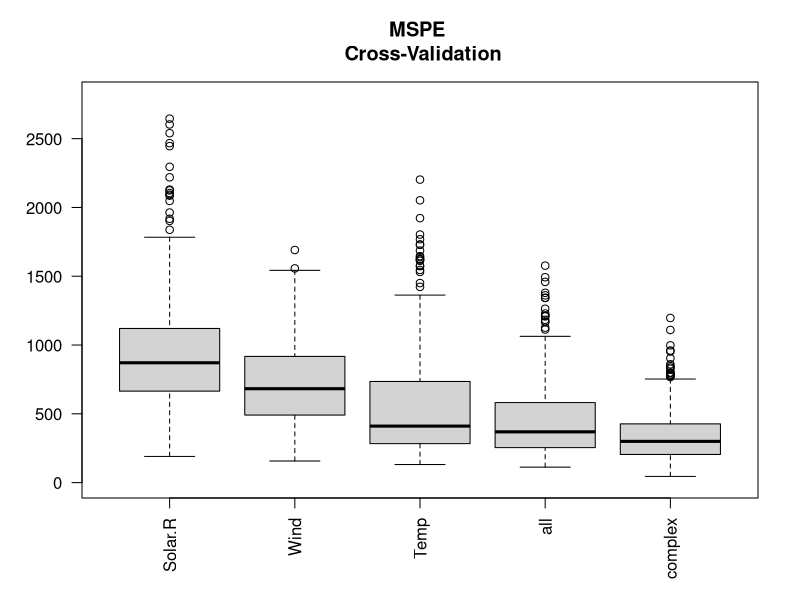
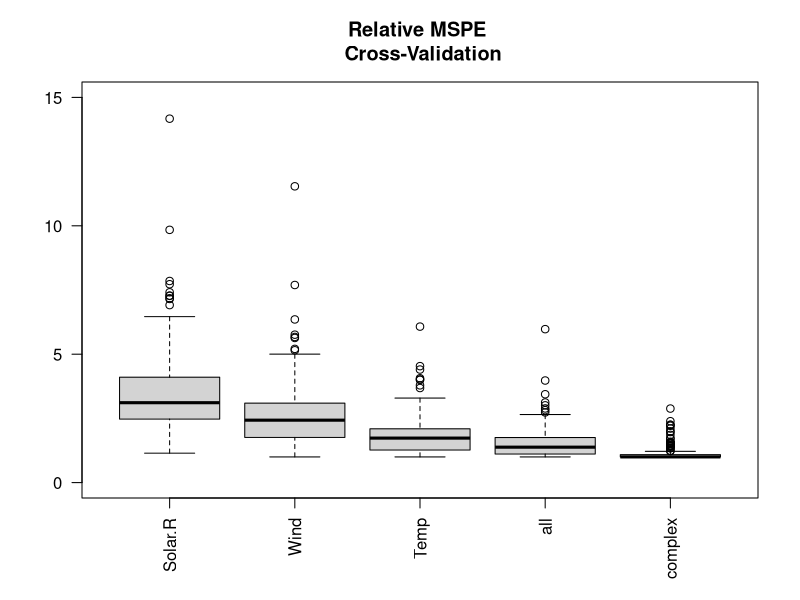
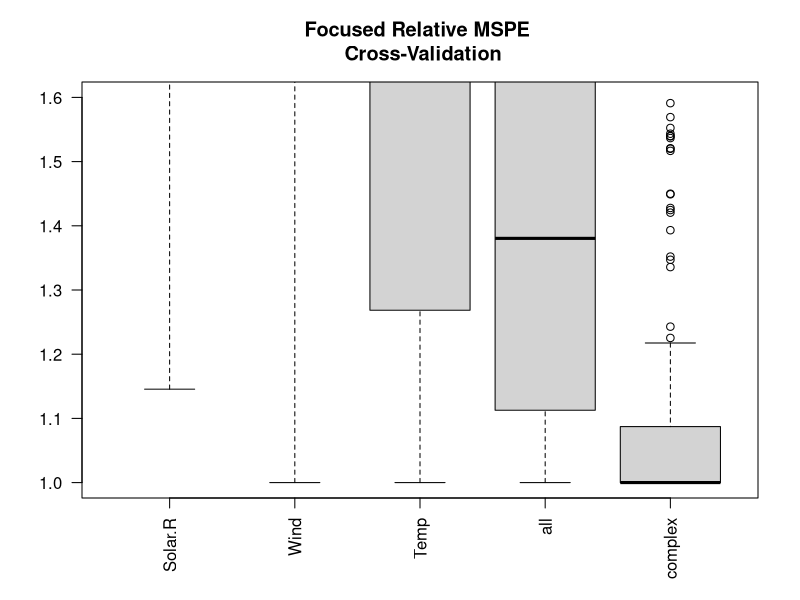

The R source for these figures, in order:
#  Crossvalidation to get prediction error.  The crossval() function in package bootstrap seems most direct
#  Data Splitting, CV, and Bootstrap measures of prediction error.  
#  Using Prostate data, will fit three linear regression models from before
#  Then will use single split, multiple splits, CV, and bootstrap to estimate error
#  Also will show how to use boxplots to compare models

help("airquality")
# clear var
rm(list=ls(all=TRUE))
# Clear plots
dev.off()  # But only if there IS a plot


AQ_original = airquality
head(AQ_original,5)
dim(AQ_original) # 153 x 6
#######1.deal with missing data: delete null ###
AQ = na.omit(airquality[,1:4])
dim(AQ) # 111 x 4
head(AQ)
########################################

#### 2. seed = 4099183, train/validation: 75/25
##### which obs are in the validation set

n = nrow(AQ) #store sample size for easy calculations later


###########################################

####### 3. fit each model to training and 
####### report MSPEs from the validation

sf1 = 0.75
set.seed(4099183) 

reorder = sample.int(n=n, size=n, replace=FALSE) ### Shuffled numbers from 1 to n
# reorder = sample.int(n=n)
reorder
set = ifelse(test=(reorder < sf1*n), yes=1, 
             no=2)
set
AQ[set==2,]
dim(AQ[set==1,])
dim(AQ[set==2,])

fit.Solar.R = lm(Ozone ~ Solar.R, data = AQ[set==1,])
fit.Wind = lm(Ozone ~ Wind, data = AQ[set==1,])
fit.Temp = lm(Ozone ~Temp, data = AQ[set==1,])
fit.all = lm(Ozone ~ ., data = AQ[set==1,])
fit.int = lm(formula= Ozone~Temp+Wind+Solar.R+I(Temp^2)+I(Wind^2)+I(Solar.R^2)
             +Temp*Wind+Temp*Solar.R+Wind*Solar.R, data = AQ[set==1,])

pred.Solar.R = predict(fit.Solar.R, newdata=AQ[set==2,])
pred.Wind = predict(fit.Wind, newdata=AQ[set==2,])
pred.Temp = predict(fit.Temp, newdata=AQ[set==2,])
pred.all = predict(fit.all, newdata=AQ[set==2,])
pred.int = predict(fit.int,newdata=AQ[set==2,])

(MSPE.Solar.R = mean((AQ[set==2,"Ozone"] - pred.Solar.R)^2))
(MSPE.Wind = mean((AQ[set==2,"Ozone"] - pred.Wind)^2))
(MSPE.Temp = mean((AQ[set==2,"Ozone"] - pred.Temp)^2))
(MSPE.all = mean((AQ[set==2,"Ozone"] - pred.all)^2))
(MSPE.int = mean((AQ[set==2,"Ozone"] - pred.int)^2))
MSPE.complex = MSPE.int

MSPE.Solar.R
MSPE.Wind
MSPE.Temp
MSPE.all
MSPE.complex

##########################################################################

##### 4. 10-fold CV to estimate MSPEs for 5 models
# Let's do 10-fold CV
V=10
# Abbreviating sample.int function arguments
folds = floor((sample.int(n)-1)*V/n) + 1 

MSPEs.cv = matrix(NA, nrow=V, ncol=5)
colnames(MSPEs.cv) = c("Solar.R", "Wind", "Temp","all","complex")

for(v in 1:V){
  fit.Solar.R = lm(Ozone ~ Solar.R, data = AQ[folds != v,])
  fit.Wind = lm(Ozone ~ Wind, data = AQ[folds != v,])
  fit.Temp = lm(Ozone ~Temp, data = AQ[folds != v,])
  fit.all = lm(Ozone ~ ., data = AQ[folds != v,])
  fit.int = lm(formula= Ozone~Temp+Wind+Solar.R+I(Temp^2)+I(Wind^2)+I(Solar.R^2)
               +Temp*Wind+Temp*Solar.R+Wind*Solar.R, data = AQ[folds != v,])
  
  pred.Solar.R = predict(fit.Solar.R, newdata=AQ[folds==v,])
  pred.Wind = predict(fit.Wind, newdata=AQ[folds==v,])
  pred.Temp = predict(fit.Temp, newdata=AQ[folds==v,])
  pred.all = predict(fit.all, newdata=AQ[folds==v,])
  pred.int = predict(fit.int,newdata=AQ[folds==v,])
  
  MSPEs.cv[v,1] = mean((AQ[folds==v,"Ozone"] - pred.Solar.R)^2)
  MSPEs.cv[v,2] = mean((AQ[folds==v,"Ozone"] - pred.Wind)^2)
  MSPEs.cv[v,3] = mean((AQ[folds==v,"Ozone"] - pred.Temp)^2)
  MSPEs.cv[v,4] = mean((AQ[folds==v,"Ozone"] - pred.all)^2)
  MSPEs.cv[v,5] = mean((AQ[folds==v,"Ozone"] - pred.int)^2)
  
}
MSPEs.cv

# R = 100

(MSPEcv = apply(X=MSPEs.cv, MARGIN=2, FUN=mean))
(MSPEcv.sd = apply(X=MSPEs.cv, MARGIN=2, FUN=sd))
# MSPEcv.CIl = MSPEcv - qt(p=.975, df=R-1)*MSPEcv.sd/sqrt(V)
# MSPEcv.CIu = MSPEcv + qt(p=.975, df=R-1)*MSPEcv.sd/sqrt(V)
MSPEcv.CIl = MSPEcv - qt(p=.975, df=V-1)*MSPEcv.sd/sqrt(V)
MSPEcv.CIu = MSPEcv + qt(p=.975, df=V-1)*MSPEcv.sd/sqrt(V)
round(cbind(MSPEcv.CIl, MSPEcv.CIu),2)
table = round(cbind(MSPEcv.CIl, MSPEcv.CIu,MSPEcv),3)
colnames(table)[3] = "mean"
table

#############################################

##### 5.CV 20 times, MSPEs, RSMPEs

V=10
R=20 #creates a total of 20*n2 predicted values, comparable to multile splits above

MSPEs.cv20 = matrix(NA, nrow=V*R, ncol=5)
colnames(MSPEs.cv20) = c("Solar.R", "Wind", "Temp","all","complex")

for (r in 1:R){ 
  
  folds = floor((sample.int(n)-1)*V/n) + 1 
  
  for(v in 1:V){
  
    fit.Solar.R = lm(Ozone ~ Solar.R, data = AQ[folds != v,])
    fit.Wind = lm(Ozone ~ Wind, data = AQ[folds != v,])
    fit.Temp = lm(Ozone ~Temp, data = AQ[folds != v,])
    fit.all = lm(Ozone ~ ., data = AQ[folds != v,])
    fit.int = lm(formula= Ozone~Temp+Wind+Solar.R+I(Temp^2)+I(Wind^2)+I(Solar.R^2)
                 +Temp*Wind+Temp*Solar.R+Wind*Solar.R, data = AQ[folds != v,])
    
    pred.Solar.R = predict(fit.Solar.R, newdata=AQ[folds==v,])
    pred.Wind = predict(fit.Wind, newdata=AQ[folds==v,])
    pred.Temp = predict(fit.Temp, newdata=AQ[folds==v,])
    pred.all = predict(fit.all, newdata=AQ[folds==v,])
    pred.int = predict(fit.int,newdata=AQ[folds==v,])
    
    MSPEs.cv20[(r-1)*V+v,1] = mean((AQ[folds==v,"Ozone"] - pred.Solar.R)^2)
    MSPEs.cv20[(r-1)*V+v,2] = mean((AQ[folds==v,"Ozone"] - pred.Wind)^2)
    MSPEs.cv20[(r-1)*V+v,3] = mean((AQ[folds==v,"Ozone"] - pred.Temp)^2)
    MSPEs.cv20[(r-1)*V+v,4] = mean((AQ[folds==v,"Ozone"] - pred.all)^2)
    MSPEs.cv20[(r-1)*V+v,5] = mean((AQ[folds==v,"Ozone"] - pred.int)^2)
    
  }
}
MSPEs.cv20

(MSPEcv20 = apply(X=MSPEs.cv20, MARGIN=2, FUN=mean))
(MSPEcv20.sd = apply(X=MSPEs.cv20, MARGIN=2, FUN=sd))
MSPEcv20.CIl = MSPEcv20 - qt(p=.975, df=R*V-1)*MSPEcv20.sd/sqrt(R*V)
MSPEcv20.CIu = MSPEcv20 + qt(p=.975, df=R*V-1)*MSPEcv20.sd/sqrt(R*V)
round(cbind(MSPEcv20.CIl, MSPEcv20.CIu),2)

##############################################

# Boxplot

boxplot(MSPEs.cv20, las=2, ylim=c(0,2800),
        main="MSPE \n Cross-Validation")

low.c = apply(MSPEs.cv20, 1, min) 
boxplot(MSPEs.cv20/low.c, las=2,ylim=c(0,15),
        main="Relative MSPE \n Cross-Validation")

boxplot(MSPEs.cv20/low.c, las=2, ylim=c(1,1.6),
        main="Focused Relative MSPE \n Cross-Validation")


